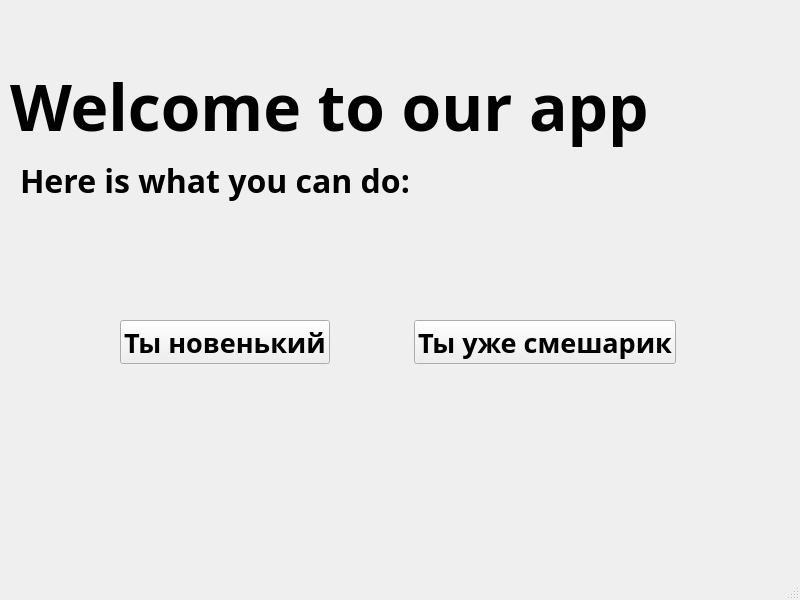
<?xml version="1.0" encoding="UTF-8"?>
<ui version="4.0">
 <class>MainWindow</class>
 <widget class="QMainWindow" name="MainWindow">
  <property name="geometry">
   <rect>
    <x>0</x>
    <y>0</y>
    <width>800</width>
    <height>600</height>
   </rect>
  </property>
  <property name="windowTitle">
   <string>MainWindow</string>
  </property>
  <widget class="QWidget" name="centralwidget">
   <widget class="QLabel" name="main_label">
    <property name="enabled">
     <bool>true</bool>
    </property>
    <property name="geometry">
     <rect>
      <x>10</x>
      <y>50</y>
      <width>641</width>
      <height>111</height>
     </rect>
    </property>
    <property name="font">
     <font>
      <family>Onest</family>
      <pointsize>48</pointsize>
      <weight>75</weight>
      <bold>true</bold>
     </font>
    </property>
    <property name="text">
     <string>Welcome to our app</string>
    </property>
   </widget>
   <widget class="QLabel" name="label2">
    <property name="geometry">
     <rect>
      <x>20</x>
      <y>140</y>
      <width>401</width>
      <height>81</height>
     </rect>
    </property>
    <property name="font">
     <font>
      <family>Onest</family>
      <pointsize>24</pointsize>
      <weight>75</weight>
      <bold>true</bold>
     </font>
    </property>
    <property name="text">
     <string>Here is what you can do:</string>
    </property>
   </widget>
   <widget class="QWidget" name="">
    <property name="geometry">
     <rect>
      <x>120</x>
      <y>320</y>
      <width>556</width>
      <height>44</height>
     </rect>
    </property>
    <layout class="QHBoxLayout" name="horizontalLayout">
     <item>
      <widget class="QPushButton" name="new_user_button">
       <property name="font">
        <font>
         <family>Onest</family>
         <pointsize>20</pointsize>
         <weight>75</weight>
         <bold>true</bold>
        </font>
       </property>
       <property name="text">
        <string>Ты новенький</string>
       </property>
      </widget>
     </item>
     <item>
      <spacer name="horizontalSpacer">
       <property name="orientation">
        <enum>Qt::Horizontal</enum>
       </property>
       <property name="sizeHint" stdset="0">
        <size>
         <width>88</width>
         <height>20</height>
        </size>
       </property>
      </spacer>
     </item>
     <item>
      <widget class="QPushButton" name="current_user_button">
       <property name="font">
        <font>
         <family>Onest</family>
         <pointsize>20</pointsize>
         <weight>75</weight>
         <bold>true</bold>
        </font>
       </property>
       <property name="text">
        <string>Ты уже смешарик</string>
       </property>
      </widget>
     </item>
    </layout>
   </widget>
  </widget>
  <widget class="QStatusBar" name="statusbar"/>
 </widget>
 <resources/>
 <connections/>
</ui>
